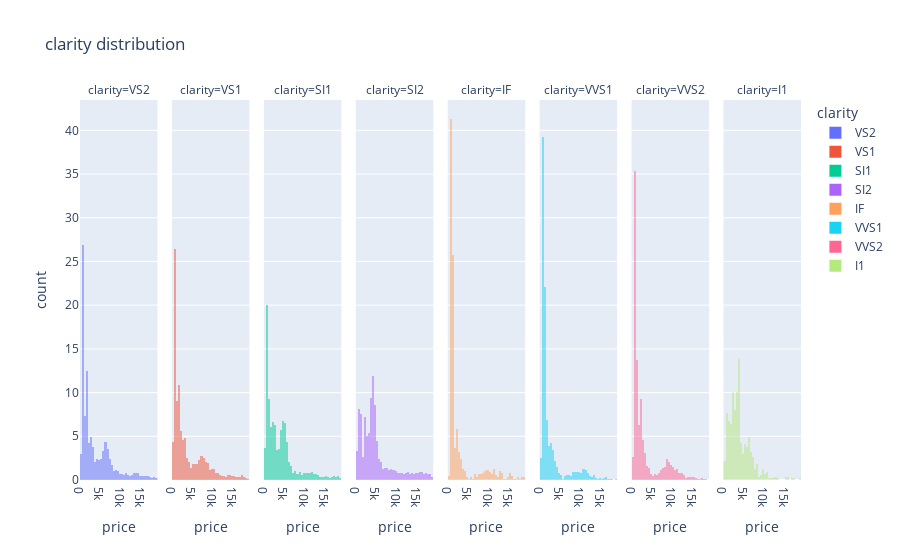

The code cell stored with this chart in its notebook:
### Code cell
px.histogram(data_frame=df, 
             x='price',
             color='clarity', 
             histnorm='percent', 
             barmode='overlay',
             title='clarity distribution',
             nbins=40, 
             facet_col ='clarity')

### Figure 1 — Plotly figure (JSON) as saved in the notebook; plotly's stock layout.template omitted (floating-point values rounded to 4 significant figures; data arrays with more than 128 entries replaced by an {"elided": "..."} marker saying what was removed)
{"data": [{"alignmentgroup": "True", "bingroup": "x", "histnorm": "percent", "hovertemplate": "clarity=VS2<br>price=%{x}<br>count=%{y}<extra></extra>", "legendgroup": "VS2", "marker": {"color": "#636efa", "opacity": 0.5}, "name": "VS2", "nbinsx": 40, "offsetgroup": "VS2", "orientation": "v", "showlegend": true, "type": "histogram", "x": {"elided": "9248 int values"}, "xaxis": "x", "yaxis": "y"}, {"alignmentgroup": "True", "bingroup": "x", "histnorm": "percent", "hovertemplate": "clarity=VS1<br>price=%{x}<br>count=%{y}<extra></extra>", "legendgroup": "VS1", "marker": {"color": "#EF553B", "opacity": 0.5}, "name": "VS1", "nbinsx": 40, "offsetgroup": "VS1", "orientation": "v", "showlegend": true, "type": "histogram", "x": {"elided": "6065 int values"}, "xaxis": "x2", "yaxis": "y2"}, {"alignmentgroup": "True", "bingroup": "x", "histnorm": "percent", "hovertemplate": "clarity=SI1<br>price=%{x}<br>count=%{y}<extra></extra>", "legendgroup": "SI1", "marker": {"color": "#00cc96", "opacity": 0.5}, "name": "SI1", "nbinsx": 40, "offsetgroup": "SI1", "orientation": "v", "showlegend": true, "type": "histogram", "x": {"elided": "9749 int values"}, "xaxis": "x3", "yaxis": "y3"}, {"alignmentgroup": "True", "bingroup": "x", "histnorm": "percent", "hovertemplate": "clarity=SI2<br>price=%{x}<br>count=%{y}<extra></extra>", "legendgroup": "SI2", "marker": {"color": "#ab63fa", "opacity": 0.5}, "name": "SI2", "nbinsx": 40, "offsetgroup": "SI2", "orientation": "v", "showlegend": true, "type": "histogram", "x": {"elided": "6926 int values"}, "xaxis": "x4", "yaxis": "y4"}, {"alignmentgroup": "True", "bingroup": "x", "histnorm": "percent", "hovertemplate": "clarity=IF<br>price=%{x}<br>count=%{y}<extra></extra>", "legendgroup": "IF", "marker": {"color": "#FFA15A", "opacity": 0.5}, "name": "IF", "nbinsx": 40, "offsetgroup": "IF", "orientation": "v", "showlegend": true, "type": "histogram", "x": {"elided": "1327 int values"}, "xaxis": "x5", "yaxis": "y5"}, {"alignmentgroup": "True", "bingroup": "x", "histnorm": "percent", "hovertemplate": "clarity=VVS1<br>price=%{x}<br>count=%{y}<extra></extra>", "legendgroup": "VVS1", "marker": {"color": "#19d3f3", "opacity": 0.5}, "name": "VVS1", "nbinsx": 40, "offsetgroup": "VVS1", "orientation": "v", "showlegend": true, "type": "histogram", "x": {"elided": "2774 int values"}, "xaxis": "x6", "yaxis": "y6"}, {"alignmentgroup": "True", "bingroup": "x", "histnorm": "percent", "hovertemplate": "clarity=VVS2<br>price=%{x}<br>count=%{y}<extra></extra>", "legendgroup": "VVS2", "marker": {"color": "#FF6692", "opacity": 0.5}, "name": "VVS2", "nbinsx": 40, "offsetgroup": "VVS2", "orientation": "v", "showlegend": true, "type": "histogram", "x": {"elided": "3799 int values"}, "xaxis": "x7", "yaxis": "y7"}, {"alignmentgroup": "True", "bingroup": "x", "histnorm": "percent", "hovertemplate": "clarity=I1<br>price=%{x}<br>count=%{y}<extra></extra>", "legendgroup": "I1", "marker": {"color": "#B6E880", "opacity": 0.5}, "name": "I1", "nbinsx": 40, "offsetgroup": "I1", "orientation": "v", "showlegend": true, "type": "histogram", "x": {"elided": "563 int values"}, "xaxis": "x8", "yaxis": "y8"}], "layout": {"annotations": [{"font": {}, "showarrow": false, "text": "clarity=VS2", "x": 0.05375, "xanchor": "center", "xref": "paper", "y": 1, "yanchor": "bottom", "yref": "paper"}, {"font": {}, "showarrow": false, "text": "clarity=VS1", "x": 0.1812, "xanchor": "center", "xref": "paper", "y": 1, "yanchor": "bottom", "yref": "paper"}, {"font": {}, "showarrow": false, "text": "clarity=SI1", "x": 0.3087, "xanchor": "center", "xref": "paper", "y": 1, "yanchor": "bottom", "yref": "paper"}, {"font": {}, "showarrow": false, "text": "clarity=SI2", "x": 0.4363, "xanchor": "center", "xref": "paper", "y": 1, "yanchor": "bottom", "yref": "paper"}, {"font": {}, "showarrow": false, "text": "clarity=IF", "x": 0.5637, "xanchor": "center", "xref": "paper", "y": 1, "yanchor": "bottom", "yref": "paper"}, {"font": {}, "showarrow": false, "text": "clarity=VVS1", "x": 0.6912, "xanchor": "center", "xref": "paper", "y": 1, "yanchor": "bottom", "yref": "paper"}, {"font": {}, "showarrow": false, "text": "clarity=VVS2", "x": 0.8188, "xanchor": "center", "xref": "paper", "y": 1, "yanchor": "bottom", "yref": "paper"}, {"font": {}, "showarrow": false, "text": "clarity=I1", "x": 0.9463, "xanchor": "center", "xref": "paper", "y": 1, "yanchor": "bottom", "yref": "paper"}], "autosize": true, "barmode": "overlay", "legend": {"title": {"text": "clarity"}, "tracegroupgap": 0}, "title": {"text": "clarity distribution"}, "xaxis": {"anchor": "y", "autorange": true, "domain": [0, 0.1075], "range": [-0.5, 19000.0], "title": {"text": "price"}, "type": "linear"}, "xaxis2": {"anchor": "y2", "autorange": true, "domain": [0.1275, 0.235], "matches": "x", "range": [-0.5, 19000.0], "title": {"text": "price"}, "type": "linear"}, "xaxis3": {"anchor": "y3", "autorange": true, "domain": [0.255, 0.3625], "matches": "x", "range": [-0.5, 19000.0], "title": {"text": "price"}, "type": "linear"}, "xaxis4": {"anchor": "y4", "autorange": true, "domain": [0.3825, 0.49], "matches": "x", "range": [-0.5, 19000.0], "title": {"text": "price"}, "type": "linear"}, "xaxis5": {"anchor": "y5", "autorange": true, "domain": [0.51, 0.6175], "matches": "x", "range": [-0.5, 19000.0], "title": {"text": "price"}, "type": "linear"}, "xaxis6": {"anchor": "y6", "autorange": true, "domain": [0.6375, 0.745], "matches": "x", "range": [-0.5, 19000.0], "title": {"text": "price"}, "type": "linear"}, "xaxis7": {"anchor": "y7", "autorange": true, "domain": [0.765, 0.8725], "matches": "x", "range": [-0.5, 19000.0], "title": {"text": "price"}, "type": "linear"}, "xaxis8": {"anchor": "y8", "autorange": true, "domain": [0.8925, 1], "matches": "x", "range": [-0.5, 19000.0], "title": {"text": "price"}, "type": "linear"}, "yaxis": {"anchor": "x", "autorange": true, "domain": [0, 1], "range": [0, 43.47], "title": {"text": "count"}}, "yaxis2": {"anchor": "x2", "autorange": true, "domain": [0, 1], "matches": "y", "range": [0, 43.47], "showticklabels": false}, "yaxis3": {"anchor": "x3", "autorange": true, "domain": [0, 1], "matches": "y", "range": [0, 43.47], "showticklabels": false}, "yaxis4": {"anchor": "x4", "autorange": true, "domain": [0, 1], "matches": "y", "range": [0, 43.47], "showticklabels": false}, "yaxis5": {"anchor": "x5", "autorange": true, "domain": [0, 1], "matches": "y", "range": [0, 43.47], "showticklabels": false}, "yaxis6": {"anchor": "x6", "autorange": true, "domain": [0, 1], "matches": "y", "range": [0, 43.47], "showticklabels": false}, "yaxis7": {"anchor": "x7", "autorange": true, "domain": [0, 1], "matches": "y", "range": [0, 43.47], "showticklabels": false}, "yaxis8": {"anchor": "x8", "autorange": true, "domain": [0, 1], "matches": "y", "range": [0, 43.47], "showticklabels": false}}}
